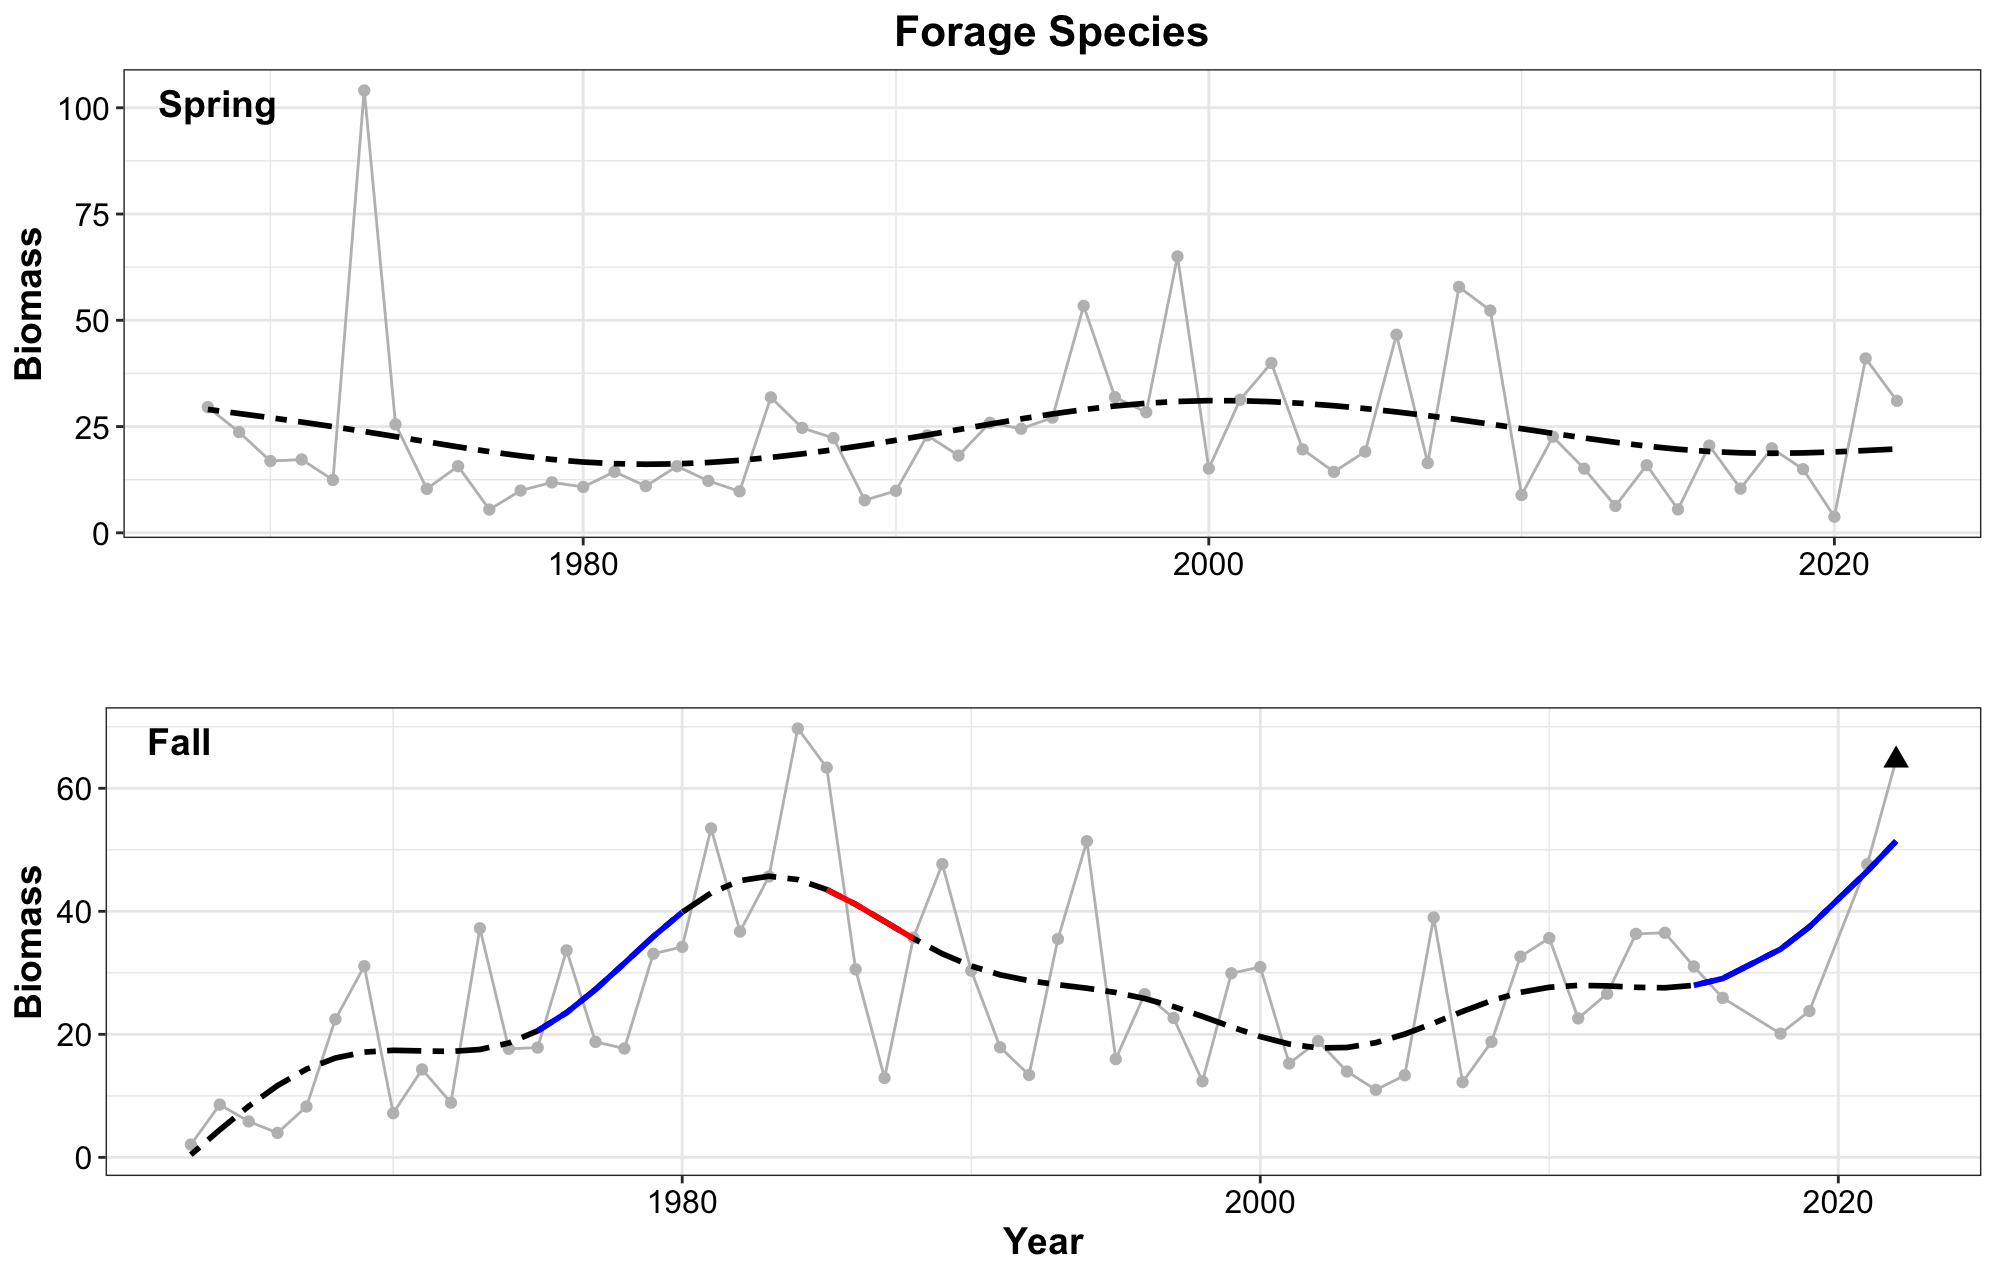

Reproduce this figure in R.
## Figures for Forage Species

## **Laura Gruenburg, lagruenburg@gmail.com**

#   **LAST UPDATED: September 29, 2023**

###load required functions
#  You will need to download the functions from here https://gist.github.com/gavinsimpson/e73f011fdaaab4bb5a30

setwd("~/Desktop/NYB Indicators/Deriv")
source("Deriv.R")
library(mgcv)
library(ggplot2)
#library(mgcViz)
library(ggpubr)

#######Load the datasets
setwd("~/Desktop/NYB Indicators/NYB_Indicators_Calculations/Final_Timeseries_Figures/Timeseries_Files_2023")
ds<-read.csv("forage_spring_2023.csv", header = TRUE)

#calculate the 30th a and 70th percentiles for the short term column of the indicators report
qds = quantile(ds$strat.biomass, probs = c(.30, .70))

# find the last 5 years mean
mn_ds5 = mean(ds$strat.biomass[ds$YEAR >= 2019])
# what quintile the data is in
mn_ds5 >qds

# Creat a GAM - adjust k and remember to check model
mod<- gam(strat.biomass ~ s(YEAR, k=10), data = ds)
summary(mod) #check out model
gam.check(mod)

pdata <- with(ds, data.frame(YEAR = YEAR))
p2_mod <- predict(mod, newdata = pdata,  type = "terms", se.fit = TRUE)
intercept = 23.24884  # look at p2_mod and extract the intercept
pdata <- transform(pdata, p2_mod = p2_mod$fit[,1], se2 = p2_mod$se.fit[,1])

#  Now that we have the model prediction, the next step is to calculate the first derivative
#  Then determine which increases and decreases are significant
Term = "YEAR"
mod.d <- Deriv(mod, n=55) # n is the number of YEARs
mod.dci <- confint(mod.d, term = Term)
mod.dsig <- signifD(pdata$p2_mod, d = mod.d[[Term]]$deriv,
                    +                    mod.dci[[Term]]$upper, mod.dci[[Term]]$lower)

# Take a quick look to make sure it appears ok before final plotting
plot(strat.biomass ~ YEAR, data = ds)
lines(strat.biomass ~ YEAR, data = ds)
lines(p2_mod+intercept ~ YEAR, data = pdata, type = "n")
lines(p2_mod+intercept ~ YEAR, data = pdata)
lines(unlist(mod.dsig$incr)+intercept ~ YEAR, data = pdata, col = "blue", lwd = 3)
lines(unlist(mod.dsig$decr)+intercept ~ YEAR, data = pdata, col = "red", lwd = 3)

linearMod<- lm(strat.biomass ~ YEAR, data=ds)
summary(linearMod)

p1 = ggplot() + 
  geom_line(data = ds, aes(x = YEAR, y = strat.biomass), color = 'grey') +
  geom_point(data = ds, aes(x = YEAR, y = strat.biomass), color = 'gray') + 
  #geom_point(data = ds[54:55, ], aes(x = YEAR, y = strat.biomass), shape = 17, size = 3) + 
  #geom_smooth(data = ds, aes(x = YEAR, y = strat.biomass), method = lm, se = FALSE, color = 'black') + 
  geom_line(data=pdata, aes(x = YEAR, y = p2_mod+intercept), se = FALSE, color = 'black', linetype = 'twodash', size = 1) + 
  geom_line(data = pdata, aes(y = unlist(mod.dsig$incr)+intercept, x = YEAR), color = "blue", size = 1) + 
  geom_line(data = pdata, aes(y = unlist(mod.dsig$decr)+intercept, x = YEAR), color = 'red', size = 1) + 
  theme_bw() +
  labs (y = bquote("Biomass"), x = '', title = 'Forage Species') + 
  theme(plot.title=element_text(size = 16,face = 'bold',hjust = 0.5), axis.title=element_text(size = 14, face = 'bold'), axis.text= element_text(color = 'black', size = 12))


ds2<-read.csv("forage_fall_2023.csv", header = TRUE)


#calculate the 30th a and 70th percentiles for the short term column of the indicators report
qds2 = quantile(ds2$strat.biomass, probs = c(.30, .70))

# find the last 5 years mean
mn_ds25 = mean(ds2$strat.biomass[ds2$YEAR >= 2019])
# what quintile the data is in
mn_ds25 >qds2


# Creat a GAM - adjust k and remember to check model
mod2<- gam(strat.biomass ~ s(YEAR, k=10), data = ds2)
summary(mod2) #check out model
gam.check(mod2)

pdata2 <- with(ds2, data.frame(YEAR = YEAR))
p2_mod2 <- predict(mod2, newdata = pdata2,  type = "terms", se.fit = TRUE)
intercept2 = 26.74693    # look at p2_mod and extract the intercept
pdata2 <- transform(pdata2, p2_mod2 = p2_mod2$fit[,1], se2 = p2_mod2$se.fit[,1])

#  Now that we have the model prediction, the next step is to calculate the first derivative
#  Then determine which increases and decreases are significant
Term = "YEAR"
mod2.d <- Deriv(mod2, n=58) # n is the number of YEARs
mod2.dci <- confint(mod2.d, term = Term)
mod2.dsig <- signifD(pdata2$p2_mod2, d = mod2.d[[Term]]$deriv,
                     +                    mod2.dci[[Term]]$upper, mod2.dci[[Term]]$lower)

# Take a quick look to make sure it appears ok before final plotting
plot(strat.biomass ~ YEAR, data = ds2)
lines(strat.biomass ~ YEAR, data = ds2)
lines(p2_mod2+intercept2 ~ YEAR, data = pdata2, type = "n")
lines(p2_mod2+intercept2 ~ YEAR, data = pdata2)
lines(unlist(mod2.dsig$incr)+intercept2 ~ YEAR, data = pdata2, col = "blue", lwd = 3)
lines(unlist(mod2.dsig$decr)+intercept2 ~ YEAR, data = pdata2, col = "red", lwd = 3)

linearmod2<- lm(strat.biomass ~ YEAR, data=ds2)
summary(linearmod2)

p2 = ggplot() + 
  geom_line(data = ds2, aes(x = YEAR, y = strat.biomass), color = 'grey') +
  geom_point(data = ds2, aes(x = YEAR, y = strat.biomass), color = 'gray') + 
  geom_point(data = ds2[58, ], aes(x = YEAR, y = strat.biomass), shape = 17, size = 3) + 
  #geom_smooth(data = ds2, aes(x = YEAR, y = strat.biomass), method = lm, se = FALSE, color = 'black') + 
  geom_line(data=pdata2, aes(x = YEAR, y = p2_mod2+intercept2), se = FALSE, color = 'black', linetype = 'twodash', size = 1) + 
  geom_line(data = pdata2, aes(y = unlist(mod2.dsig$incr)+intercept2, x = YEAR), color = "blue", size = 1) + 
  geom_line(data = pdata2, aes(y = unlist(mod2.dsig$decr)+intercept2, x = YEAR), color = 'red', size = 1) + 
  theme_bw() +
  labs (y = bquote("Biomass"), x = 'Year', title = '') + 
  theme(plot.title=element_text(size = 16,face = 'bold',hjust = 0.5), axis.title=element_text(size = 14, face = 'bold'), axis.text= element_text(color = 'black', size = 12))


ggarrange(p1, p2, 
          labels = c("Spring", " Fall"),
          label.x = c(.05,.05),
          label.y = c(0.88,0.88),
          font.label = (face = 'Italic'),
          ncol = 1, nrow = 2)
